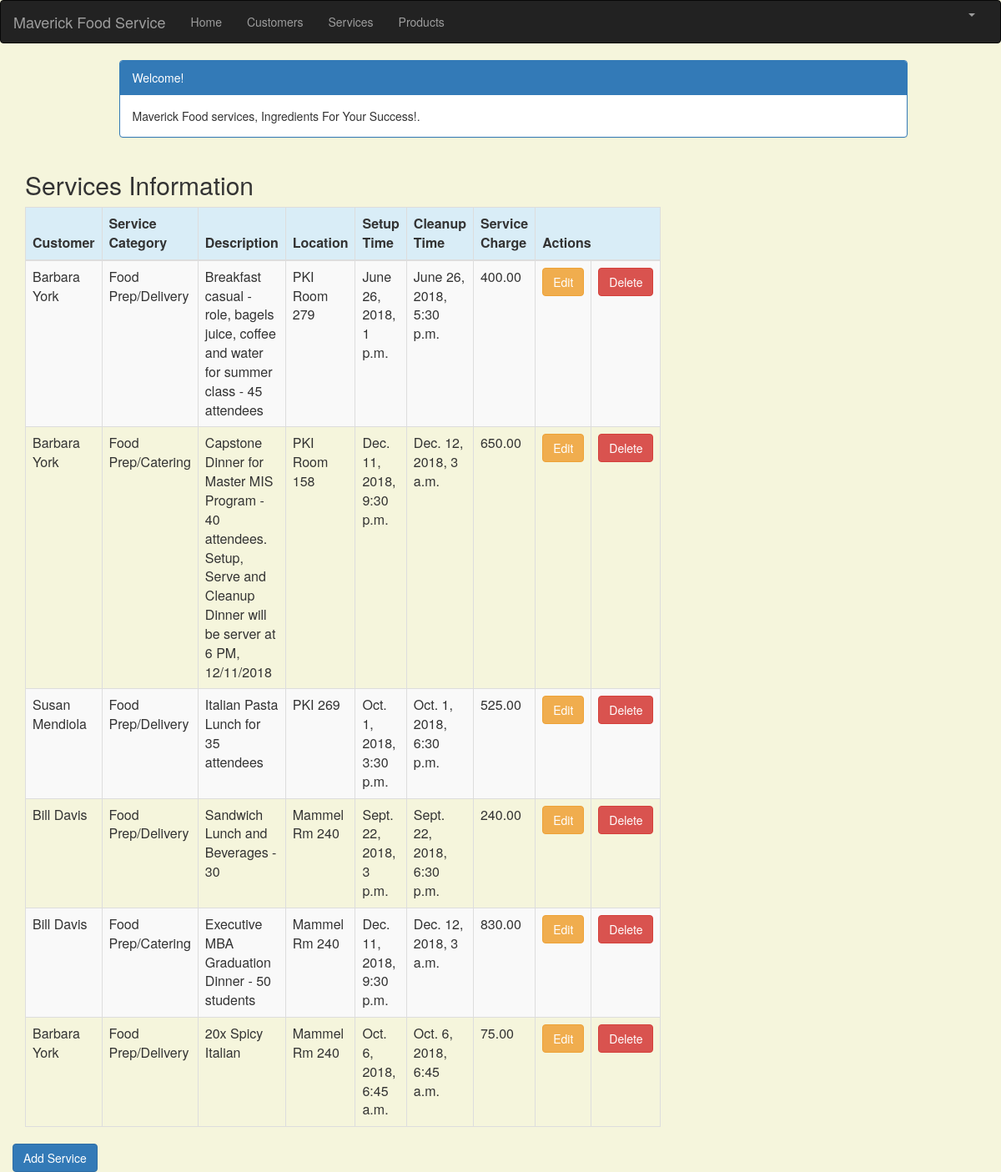
Screenshot of /service_list (signed in) with the database file from the repository.
### crm/models.py (models this page shows, shortened)
class Service(models.Model):
    cust_name = models.ForeignKey(Customer, on_delete=models.CASCADE, related_name='services')
    service_category = models.CharField(max_length=100)
    description = models.TextField()
    location = models.CharField(max_length=200)
    setup_time = models.DateTimeField(
        default=timezone.now)
    cleanup_time = models.DateTimeField(
        default=timezone.now)
    service_charge = models.DecimalField(max_digits=10, decimal_places=2)
    created_date = models.DateTimeField(
        default=timezone.now)
    updated_date = models.DateTimeField(auto_now_add=True)

class Customer(models.Model):
    cust_name = models.CharField(max_length=50)
    organization = models.CharField(max_length=100, blank=True)
    role = models.CharField(max_length=100)
    email = models.EmailField(max_length=100)
    bldgroom = models.CharField(max_length=100)
    address = models.CharField(max_length=200)
    account_number = models.IntegerField(blank=False, null=False)
    city = models.CharField(max_length=50)
    state = models.CharField(max_length=50)
    zipcode = models.CharField(max_length=10)
    phone_number = models.CharField(max_length=50)
    created_date = models.DateTimeField(
        default=timezone.now)
    updated_date = models.DateTimeField(auto_now_add=True)
    def __str__(self):
        return str(self.cust_name)

### crm/views.py (the view)
# urls.py: path('service_list', views.service_list, name='service_list'),
@login_required
def service_list(request):
   services = Service.objects.filter(created_date__lte=timezone.now())
   return render(request, 'crm/service_list.html', {'services': services})

### crm/templates/crm/service_list.html (shortened to what this page needs)
{% extends 'crm/base.html' %}
{% block content %}
    <html>
    <head>
        <link rel="stylesheet" href="https://maxcdn.bootstrapcdn.com/bootstrap/3.3.4/css/bootstrap.min.css">
    </head>
    <body>
    <div class="container">
        <div class="row">
            <div class="col-md-10 col-md-offset-1">
                <div class="panel panel-primary">
                    <div class="panel-heading">Welcome!</div>
                    <div class="panel-body">
                        Maverick Food services, Ingredients For Your Success!.
                    </div>
                </div>
            </div>
        </div>
    </div>
    <div class="row">
        <h2 style="padding-left: 15Px">Services Information</h2>
    </div>
    <div>
        <table class="table table-striped table-bordered table-hover" style="width:1300px;">
            <thead>
            <tr class="bg-info">
                <th>Customer</th>
                <th>Service Category</th>
                <th>Description</th>
                <th>Location</th>
                <th>Setup Time</th>
                <th>Cleanup Time</th>
                <th>Service Charge</th>
                <th colspan="3">Actions</th>
            </tr>
            </thead>
            <tbody>
            {% for service in services %}
                <tr>
                    <td>{{ service.cust_name }}</td>
                    <td>{{ service.service_category }}</td>
                     <td>{{ service.description }}</td>
                    <td>{{ service.location }}</td>
                    <td>{{ service.setup_time }}</td>
                    <td>{{ service.cleanup_time }}</td>
                    <td>{{ service.service_charge }}</td>
                    <td><a href="{% url 'crm:service_edit' pk=service.pk %}"
                           class="btn btn-warning">Edit</a></td>
                   <td><a href="{% url 'crm:service_delete' pk=service.pk %}"
                           onclick="return confirm('Are you sure you want to delete?')"
                           class="btn btn-danger">Delete</a>
                    </td>
                </tr>
            {% endfor %}
            </tbody>
        </table>
    <div class="row">
         <a href="{% url 'crm:service_new' %}" class="row"><span
                    class="btn btn-primary">Add Service</span></a>
        </div>
    </div>
    </body>
    </html>
{% endblock %}

### crm/templates/crm/service_list.html (style rules this page uses)
body { background-color: beige; }

### rows the page displays
Service: cust_name "Barbara York", service_category "Food Prep/Delivery", description "Breakfast casual - role, bagels juice, coffee and water for summer class - 45 attendees", location "PKI Room 279", setup_time "June 26, 2018, 1 p.m.", cleanup_time "June 26, 2018, 5:30 p.m.", service_charge "400.00"
Service: cust_name "Barbara York", service_category "Food Prep/Catering", description "Capstone Dinner for Master MIS Program - 40 attendees. Setup, Serve and Cleanup Dinner will be server at 6 PM, 12/11/2018", location "PKI Room 158", setup_time "Dec. 11, 2018, 9:30 p.m.", cleanup_time "Dec. 12, 2018, 3 a.m.", service_charge "650.00"
Service: cust_name "Susan Mendiola", service_category "Food Prep/Delivery", description "Italian Pasta Lunch for 35 attendees", location "PKI 269", setup_time "Oct. 1, 2018, 3:30 p.m.", cleanup_time "Oct. 1, 2018, 6:30 p.m.", service_charge "525.00"
Service: cust_name "Bill Davis", service_category "Food Prep/Delivery", description "Sandwich Lunch and Beverages - 30", location "Mammel Rm 240", setup_time "Sept. 22, 2018, 3 p.m.", cleanup_time "Sept. 22, 2018, 6:30 p.m.", service_charge "240.00"
Service: cust_name "Bill Davis", service_category "Food Prep/Catering", description "Executive MBA Graduation Dinner - 50 students", location "Mammel Rm 240", setup_time "Dec. 11, 2018, 9:30 p.m.", cleanup_time "Dec. 12, 2018, 3 a.m.", service_charge "830.00"
Service: cust_name "Barbara York", service_category "Food Prep/Delivery", description "20x Spicy Italian", location "Mammel Rm 240", setup_time "Oct. 6, 2018, 6:45 a.m.", cleanup_time "Oct. 6, 2018, 6:45 a.m.", service_charge "75.00"
